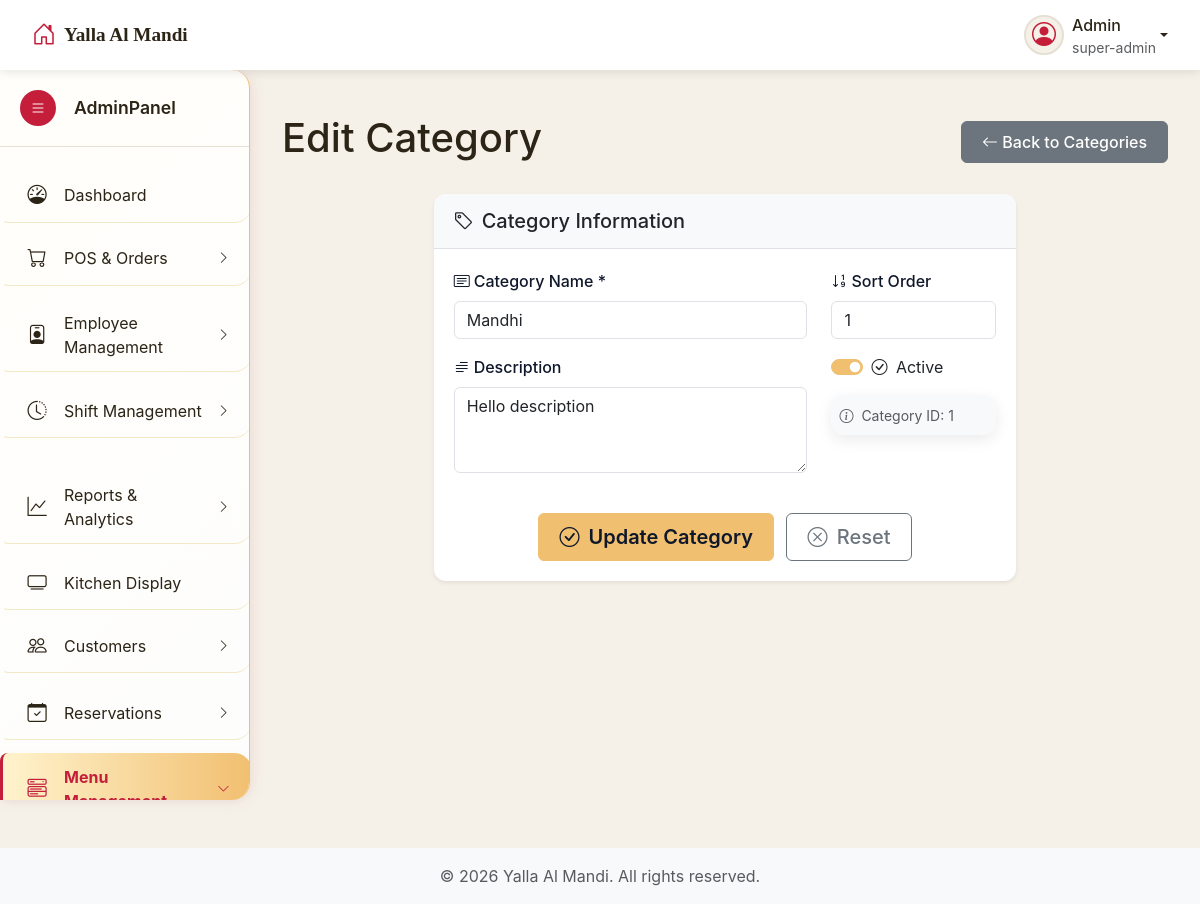
Screenshot of /admin/categories.php?source=edit_category&id=1 (signed in) with the database file from the repository.
### tables this page shows
CREATE TABLE `menu_categories` (
  `id` int NOT NULL,
  `name` varchar(50) NOT NULL,
  `description` text,
  `is_active` tinyint(1) DEFAULT '1',
  `sort_order` int DEFAULT '0',
  `created_at` timestamp NOT NULL DEFAULT CURRENT_TIMESTAMP,
  `updated_at` timestamp NOT NULL DEFAULT CURRENT_TIMESTAMP ON UPDATE CURRENT_TIMESTAMP
);

### admin/includes/edit_category.php (the view, shortened to what this page needs)
<?php
$category_id = isset($_GET['id']) ? intval($_GET['id']) : 0;
$name = $description = '';
$sort_order = 0;
$is_active = 1;
if ($category_id > 0) {
    $sql = "SELECT * FROM menu_categories WHERE id = ?";
    $stmt = $connection->prepare($sql);
    $stmt->bind_param("i", $category_id);
    $stmt->execute();
    $result = $stmt->get_result();
    if ($result->num_rows === 1) {
        $category = $result->fetch_assoc();
        $name = $category['name'];
        $description = $category['description'];
        $sort_order = $category['sort_order'];
        $is_active = $category['is_active'];
    } else {
        $message = "Category not found.";
        $message_type = "error";
        $category_id = 0;
    }
}
?>
<div class="main-content" id="mainContent">
    <div class="container-fluid">
        <div class="d-flex justify-content-between align-items-center mb-4">
            <h1 class="page-title"><?php echo $category_id > 0 ? 'Edit Category' : 'Add Category'; ?></h1>
            <a href="categories.php" class="btn btn-secondary">
                <i class="bi bi-arrow-left"></i> Back to Categories
            </a>
        </div>
        <div class="row justify-content-center">
            <div class="col-md-8">
                <div class="card shadow-sm">
                    <div class="card-header">
                        <h5 class="mb-0"><i class="bi bi-tag me-2"></i>Category Information</h5>
                    </div>
                    <div class="card-body">
                        <form method="POST" action="">
                            <div class="row">
                                <div class="col-md-8">
                                    <div class="mb-3">
                                        <label for="name" class="form-label"><i class="bi bi-card-text me-1"></i>Category Name *</label>
                                        <input type="text" id="name" name="name" class="form-control"
                                               value="<?php echo htmlspecialchars($name); ?>" required>
                                    </div>
                                    <div class="mb-3">
                                        <label for="description" class="form-label"><i class="bi bi-text-paragraph me-1"></i>Description</label>
                                        <textarea id="description" name="description" class="form-control"
                                                  rows="3"><?php echo htmlspecialchars($description); ?></textarea>
                                    </div>
                                </div>
                                <div class="col-md-4">
                                    <div class="mb-3">
                                        <label for="sort_order" class="form-label"><i class="bi bi-sort-numeric-down me-1"></i>Sort Order</label>
                                        <input type="number" id="sort_order" name="sort_order" class="form-control"
                                               value="<?php echo htmlspecialchars($sort_order); ?>" min="0">
                                    </div>
                                    <div class="form-check form-switch mb-3">
                                        <input class="form-check-input" type="checkbox" id="is_active"
                                               name="is_active" value="1"
                                               <?php echo $is_active ? 'checked' : ''; ?>>
                                        <label class="form-check-label" for="is_active">
                                            <i class="bi bi-check-circle me-1"></i> Active
                                        </label>
                                    </div>
                                    <?php if ($category_id > 0): ?>
                                    <div class="card bg-light">
                                        <div class="card-body p-2">
                                            <small class="text-muted">
                                                <i class="bi bi-info-circle me-1"></i>
                                                Category ID: <?php echo $category_id; ?>
                                            </small>
                                        </div>
                                    </div>
                                    <?php endif; ?>
                                </div>
                            </div>
                            <div class="row mt-4">
                                <div class="col-12 text-center">
                                    <button type="submit" class="btn btn-primary btn-lg me-2">
                                        <i class="bi bi-check-circle me-1"></i> <?php echo $category_id > 0 ? 'Update Category' : 'Add Category'; ?>
                                    </button>
                                    <button type="reset" class="btn btn-outline-secondary btn-lg">
                                        <i class="bi bi-x-circle me-1"></i> Reset
                                    </button>
                                </div>
                            </div>
                        </form>
                    </div>
                </div>
            </div>
        </div>
    </div>
</div>

### admin/resources/css/admin-style.css (style rules this page uses)
body { font-family: 'Inter', 'Segoe UI', sans-serif; background-color: var(--color-beige); color: var(--color-dark-brown); overflow-x: hidden; padding-top: var(--top-nav-height); }
.main-content { margin-left: var(--sidebar-width); padding: 20px; transition: margin-left 0.3s ease; min-height: calc(100vh - var(--top-nav-height)); }
.card { border: none; border-radius: 10px; box-shadow: 0 5px 15px rgba(0, 0, 0, 0.08); transition: all 0.3s ease; }
.card-header { position: relative; left: 0; background-color: var(--color-white); border-bottom: 1px solid var(--color-sand); padding: 15px 20px; font-weight: 600; }
.card-body { padding: 20px; }
.btn { border-radius: 6px; font-weight: 500; padding: 8px 20px; transition: all 0.3s ease; }
.btn-primary { background-color: var(--color-red); border-color: var(--color-red); }
.form-label { font-weight: 500; color: #0f172a; margin-bottom: 0.5rem; }
.card { border: none; border-radius: 12px; }
.card-header { background-color: #f8f9fa; border-bottom: 1px solid #dee2e6; border-radius: 12px 12px 0 0 !important; }
.btn-primary { background: #f1bf70; border-color: #f1bf70; color: #0f172a; font-weight: 600; }

### admin/includes/header.php (style rules this page uses)
:root { --color-red: #c41e3a; --color-red-light: #e84c4c; --color-beige: #f5f1e8; --color-sand: #e6dfd3; --color-dark-brown: #2c2416; --color-soft-black: #1a1a1a; --color-olive: #8a8635; --color-copper: #b87333; --color-white: #ffffff; --color-light-gray: #f8f9fa; --sidebar-width: 250px; --sidebar-collapsed-width: 70px; --top-nav-height: 70px; }

### admin/includes/edit_category.php (style rules this page uses)
.form-label { font-weight: 500; color: #0f172a; margin-bottom: 0.5rem; }
.card { border: none; border-radius: 12px; }
.card-header { background-color: #f8f9fa; border-bottom: 1px solid #dee2e6; border-radius: 12px 12px 0 0 !important; }
.btn-primary { background: #f1bf70; border-color: #f1bf70; color: #0f172a; font-weight: 600; }
.form-check-input:checked { background-color: #f1bf70; border-color: #f1bf70; }

### rows the page displays
menu_categories: name "Mandhi", description "Hello description", sort_order "1", is_active "☑"

### other values shown
$current_user['username'] "Admin"
$_SESSION['role'] "super-admin"
$category_id "1"
